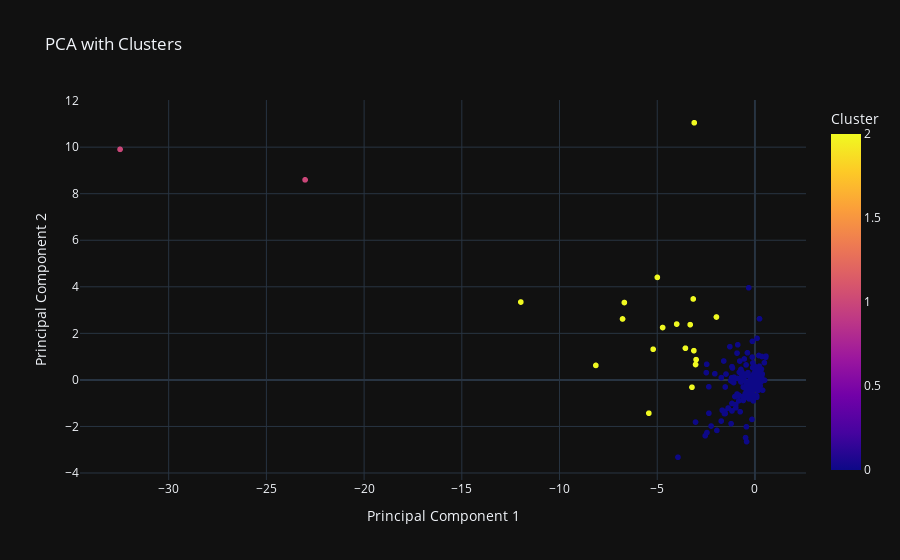

Write notebook code for a chart like this one.
### Code cell
# just for fun...clusters by k-means:
from sklearn.cluster import KMeans
kmeans = KMeans(n_clusters=3)  # k=3
pca2_df['Cluster'] = kmeans.fit_predict(pca2_df[['PC1', 'PC2']])

fig = px.scatter(pca2_df, 
                 x='PC1', 
                 y='PC2', 
                 color='Cluster',  # Color by the cluster
                 hover_data={'city_name': True, 'PC1': True, 'PC2': True, 'Cluster': True},
                 title="PCA with Clusters",
                 labels={"PC1": "Principal Component 1", "PC2": "Principal Component 2"},
                 template="plotly_dark")

fig.show()

### Figure 1 — Plotly figure (JSON) as saved in the notebook; plotly's stock layout.template omitted (floating-point values rounded to 4 significant figures; data arrays with more than 128 entries replaced by an {"elided": "..."} marker saying what was removed)
{"data": [{"customdata": {"elided": "1216x2 mixed values"}, "hovertemplate": "Principal Component 1=%{x}<br>Principal Component 2=%{y}<br>city_name=%{customdata[0]}<br>Cluster=%{marker.color}<extra></extra>", "legendgroup": "", "marker": {"color": {"elided": "1216 int values"}, "coloraxis": "coloraxis", "symbol": "circle"}, "mode": "markers", "name": "", "showlegend": false, "type": "scattergl", "x": {"elided": "1216 float values"}, "xaxis": "x", "y": {"elided": "1216 float values"}, "yaxis": "y"}], "layout": {"coloraxis": {"colorbar": {"title": {"text": "Cluster"}}, "colorscale": [[0, "#0d0887"], [0.1111, "#46039f"], [0.2222, "#7201a8"], [0.3333, "#9c179e"], [0.4444, "#bd3786"], [0.5556, "#d8576b"], [0.6667, "#ed7953"], [0.7778, "#fb9f3a"], [0.8889, "#fdca26"], [1, "#f0f921"]]}, "legend": {"tracegroupgap": 0}, "title": {"text": "PCA with Clusters"}, "xaxis": {"anchor": "y", "domain": [0, 1], "title": {"text": "Principal Component 1"}}, "yaxis": {"anchor": "x", "domain": [0, 1], "title": {"text": "Principal Component 2"}}}}
